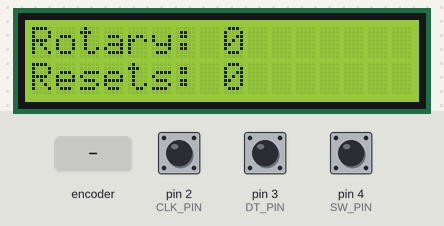
A sketch run on a simulated Arduino Uno, built with avr-gcc and run on an emulated ATmega328P. Parts: 16×2 character LCD. The test bench sets the inputs (shaded band); at power-on: pin 4 (SW_PIN) HIGH, pin 2 (CLK_PIN) HIGH, pin 3 (DT_PIN) HIGH. What the sketch prints to the serial monitor is not drawn.

Above: at 1.2 s.
1.3 s: rotary encoder on pin 2 (CLK_PIN) / pin 3 (DT_PIN) turned 2 steps (second pin leading)
At 1.8 s:
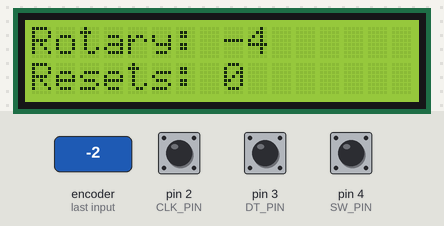
3.2 s: pin 4 (SW_PIN) pulled LOW for 0.15 s
At 4.1 s:
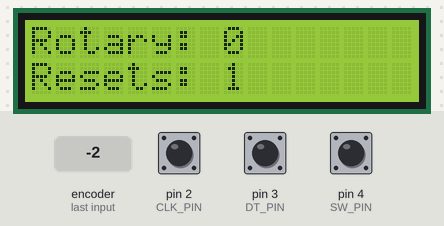
4.8 s: pin 4 (SW_PIN) pulled LOW for 1 s
At 5.3 s:
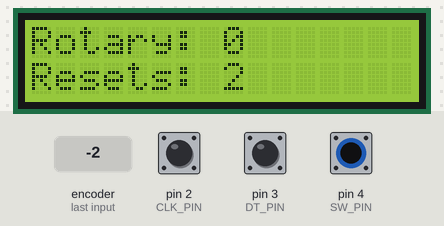
7.3 s: rotary encoder on pin 2 (CLK_PIN) / pin 3 (DT_PIN) turned 1 step (first pin leading)
At 7.7 s:
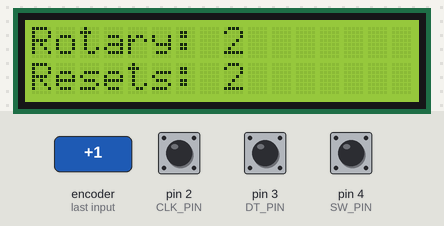
Timing chart, 0 to 10.0 s (numbered marks = the images above; inputs shaded):
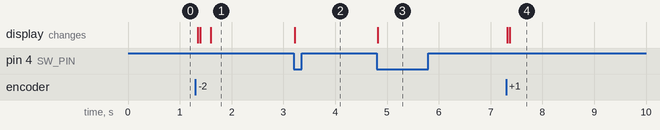

The sketch:

lcd_rotary.ino
```cpp
#include <LiquidCrystal_I2C.h>


const int CLK_PIN = 2;
const int DT_PIN = 3;
const int SW_PIN = 4;

int numResets = 0;
const int debounceDelay = 2;

LiquidCrystal_I2C lcd(
    0x27, // I2C address
    16,
    2
);

int lastButtonState = HIGH;

class Rotary {
public:

    int lastStateCLK;
    int lastStateDT;
    int _offset;
    unsigned long lastDebounceTime;

    Rotary() {
        lastStateCLK = digitalRead(CLK_PIN);
        lastStateDT = digitalRead(DT_PIN);
        _offset = 0;
        lastDebounceTime = 0;
    }

    int tick() {
        int currentStateCLK = digitalRead(CLK_PIN);
        int currentStateDT = digitalRead(DT_PIN);
        int result = 0;

        // If enough time has passed since last change
        if ((millis() - lastDebounceTime) > debounceDelay) {
            // If CLK changed, it means rotation occurred
            if (currentStateCLK != lastStateCLK) {
                lastDebounceTime = millis();

                // Determine direction based on DT state
                if (currentStateDT != currentStateCLK) {
                    // Clockwise
                    result = 1;
                    _offset++;
                } else {
                    // Counter-clockwise
                    result = -1;
                    _offset--;
                }
            }
        }

        lastStateCLK = currentStateCLK;
        lastStateDT = currentStateDT;
        return result;
    }

    int offset() {
        return _offset;
    }

    void reset() {
        _offset = 0;
    }
};

class Button {
private:
    const int _pin;
    int _lastState;
    int _currentState;
    unsigned long _lastDebounceTime;

public:
    Button(int pin) : _pin(pin) {
        _lastState = HIGH;
        _currentState = HIGH;
        _lastDebounceTime = 0;
    }

    int getState() {
        int reading = digitalRead(_pin);

        // If the switch changed, due to noise or pressing
        if (reading != _lastState) {
            // Reset the debouncing timer
            _lastDebounceTime = millis();
        }

        // If enough time has passed since last change
        if ((millis() - _lastDebounceTime) > debounceDelay) {
            // If the button state has changed
            if (reading != _currentState) {
                _currentState = reading;
            }
        }

        _lastState = reading;
        return _currentState;
    }
};

Rotary rotary;
Button rotaryButton(SW_PIN);


void setup() {
  Serial.begin(115200);

  pinMode(CLK_PIN, INPUT);
  pinMode(DT_PIN, INPUT);
  pinMode(SW_PIN, INPUT_PULLUP);

  lcd.init();
  lcd.clear();
  lcd.backlight();
  lcd.setCursor(0, 0);
  lcd.print("Rotary: 0");
  lcd.setCursor(0, 1);
  lcd.print("Resets: 0");
}

void printState() {
  lcd.setCursor(8, 0);
  lcd.print("       ");
  lcd.setCursor(8, 0);
  lcd.print(String(rotary.offset()));

  lcd.setCursor(8, 1);
  lcd.print("       ");
  lcd.setCursor(8, 1);
  lcd.print(String(numResets));
}

void loop() {
  int rotation = rotary.tick();

  bool shouldPrintState = false;

  if (rotation != 0) {
    shouldPrintState = true;
  }

  int buttonPressed = rotaryButton.getState();

  if (buttonPressed != lastButtonState && buttonPressed == LOW) {
    shouldPrintState = true;
    lastButtonState = buttonPressed;
    numResets++;
    rotary.reset();
  }
  lastButtonState = buttonPressed;

  if (shouldPrintState) {
    printState();
  }

  if (millis() % 50 == 0) {
    Serial.println(">rotaryCLK:" + String(rotary.lastStateCLK) + ",rotaryDT:" + String(rotary.lastStateDT)+",rotarySW:" + String(buttonPressed));
  }
}
```

Measured:
- after the input at 1.3 s, the display: first changes at once (image 1 shows a later state)
- after the input at 3.2 s, the display: changes at once (image 2)
- after the input at 4.8 s, the display: changes at once (image 3)
- after the input at 7.3 s, the display: first changes at once (image 4 shows a later state)
